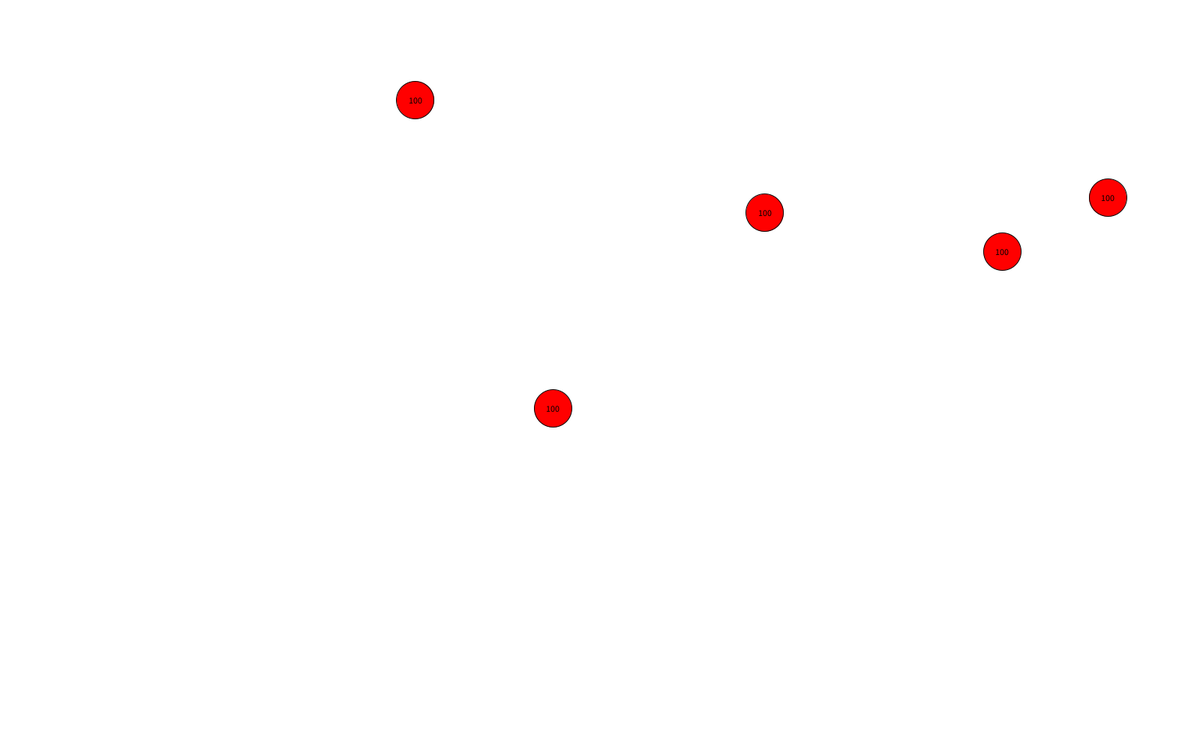
Frame 1 (no input)
Frame 60 (the mouse pressed at the canvas centre just before this capture): identical to frame 1, image omitted
Frame 120 (the mouse held since frame 60 and released just before this capture): identical to frame 1, image omitted

The Processing sketch that drew this single still picture (run headless with seeded random() and noise(); from frame 60 on, the mouse is pressed at the canvas centre):

// Processing sketch: dmgtest
// ── dmgtest.pde
int h = 1000;
int w = 1600;

ArrayList<Enemy> enemies = new ArrayList<Enemy>();
ArrayList<DmgZone> dmgZones = new ArrayList<DmgZone>();

void settings() {
    size(w, h);
}

void setup() {
    // Spawn some enemies
    for (int i = 0; i < 5; i++) {
        enemies.add(new Enemy(random(50, w-50), random(50, h-50)));
    }
}

void draw() {
    background(255);
    
    // Draw and update dmg zones
    for (int i = dmgZones.size()-1; i >= 0; i--) {
        DmgZone dz = dmgZones.get(i);
        dz.display();
        dz.update();
        if (dz.isExpired()) {
            dmgZones.remove(i);
        }
    }
    
    // Draw and update enemies
    for (int i = enemies.size()-1; i >= 0; i--) {
        Enemy e = enemies.get(i);
        e.display();
        // Apply damage from all dmg zones
        for (DmgZone dz : dmgZones) {
            if (dz.contains(e.x, e.y)) {
                e.applyDamage(dz.dps * (1.0/frameRate));
            }
        }
        if (e.isDead()) {
            // Spawn dmg zone at enemy death location
            dmgZones.add(new DmgZone(e.x, e.y));
            
            // Spawn 2 new enemies
            enemies.add(new Enemy(random(50, w-50), random(50, h-50)));
            enemies.add(new Enemy(random(50, w-50), random(50, h-50)));
            
            enemies.remove(i);
        }
    }
}

// Spawn dmg zone on left mouse click
void mousePressed() {
    if (mouseButton == LEFT) {
        dmgZones.add(new DmgZone(mouseX, mouseY));
    }
}

class Enemy {
    float x, y;
    float health = 100;
    Enemy(float x, float y) {
        this.x = x;
        this.y = y;
    }
    void display() {
        fill(255, 0, 0);
        ellipse(x, y, 50, 50);
        fill(0);
        textAlign(CENTER, CENTER);
        text(int(health), x, y);
    }
    void applyDamage(float dmg) {
        health -= dmg;
    }
    boolean isDead() {
        return health <= 0;
    }
}

class DmgZone {
    float x, y;
    float radius = 200; // 100px diameter
    float dps = 10;
    int duration = 300; // frames (1 second)
    int age = 0;
    DmgZone(float x, float y) {
        this.x = x;
        this.y = y;
    }
    void display() {
        noStroke();
        fill(0, 255, 0, 64); // 25% opacity
        ellipse(x, y, radius*2, radius*2);
    }
    void update() {
        age++;
    }
    boolean isExpired() {
        return age > duration;
    }
    boolean contains(float px, float py) {
        return dist(x, y, px, py) < radius;
    }
}
